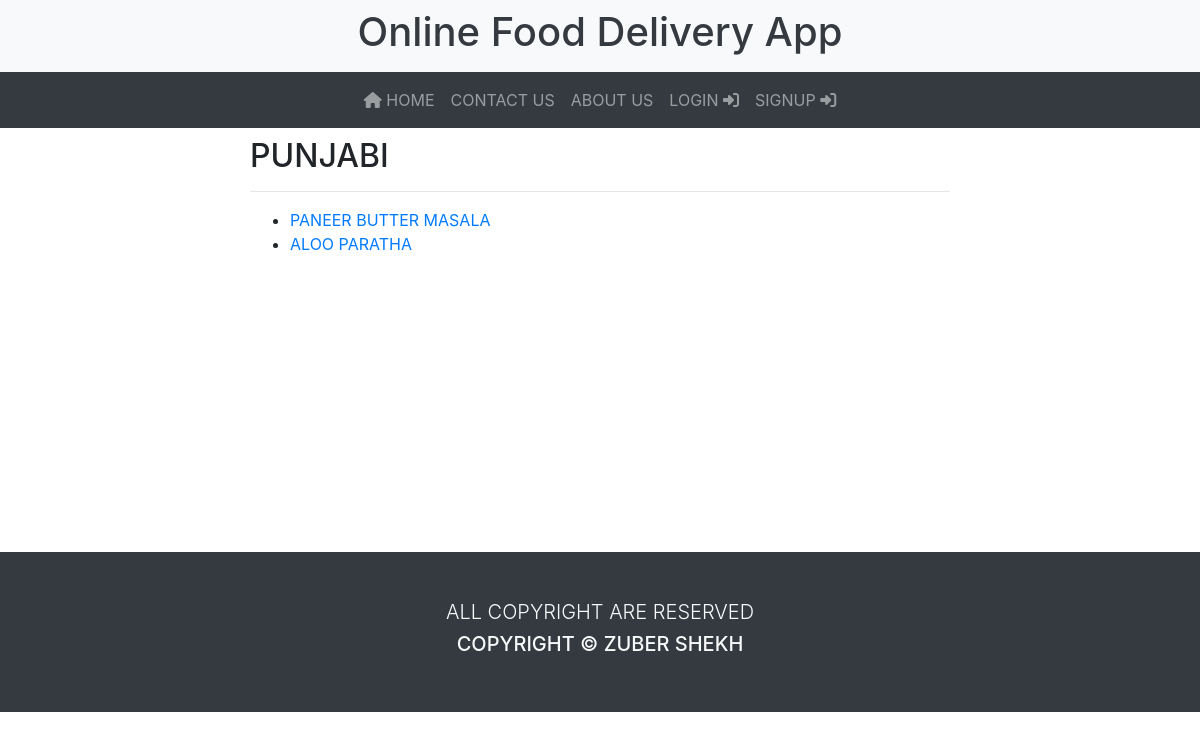
Screenshot of /menus/menu/2 with the database file from the repository.
### project/menus/models.py (models this page shows, shortened)
class Menu(db.Model):
    id = db.Column(db.Integer,primary_key=True)
    name = db.Column(db.String,nullable=False)
    items = db.relationship('Item',backref='menu',lazy=True)
    restaurant_id = db.Column(db.Integer,db.ForeignKey('restaurants.id'),nullable=False)

### project/items/models.py (models this page shows, shortened)
class Item(db.Model):
    __tablename__ = 'items'
    id = db.Column(db.Integer,primary_key=True)
    name = db.Column(db.String,nullable=False)
    price = db.Column(db.Integer,nullable=False)
    quantity = db.Column(db.Integer,nullable=False)
    unit = db.Column(db.String,default='number',nullable=False)
    type = db.Column(db.String,default='veg',nullable=False)
    desc = db.Column(db.String,nullable=True)
    is_avaiable = db.Column(db.Boolean,default=True)
    menu_id = db.Column(db.Integer,db.ForeignKey('menu.id'),nullable=False)
    def __str__(self):
        return f'{self.name}'

### project/menus/views.py (the view)
@menus.route('/menu/<int:id>')
def view(id):
    menu = Menu.query.get_or_404(id)
    return render_template('menus/view.html',menu=menu)

### project/menus/templates/menus/view.html (shortened to what this page needs)
{% extends 'main/base.html' %}
{% block main %}
<div class="row">
    <div class="col-md-8 mx-auto">
        <section class="container text-uppercase">
            <h2>{{menu.name}}</h2>
            <hr>
            {% if menu.items %}
                <ul>
                    {% for item in menu.items %}
                        <li><a href="{{ url_for('items.view',id=item.id) }}">{{item}}</a></li>
                    {% endfor %}
                </ul>
            {% else %}
                <p>no item</p>
            {% endif %}
        </section>
    </div>
</div>
{% endblock %}

### rows the page displays
Menu: name "PUNJABI"
Item: name "PANEER BUTTER MASALA"
Item: name "ALOO PARATHA"
